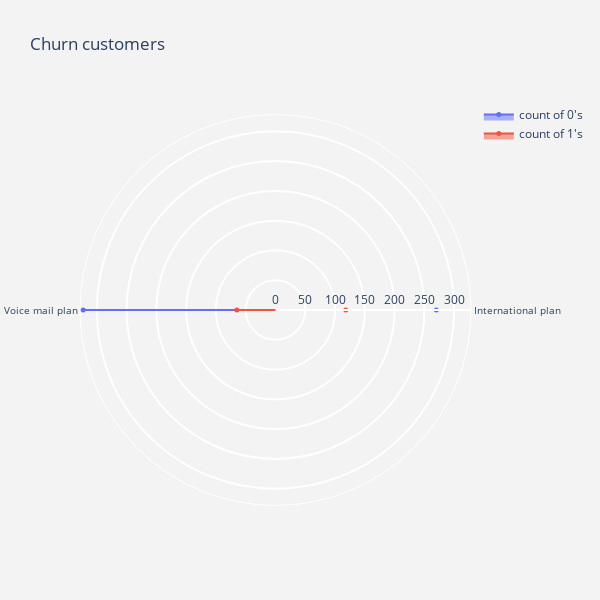
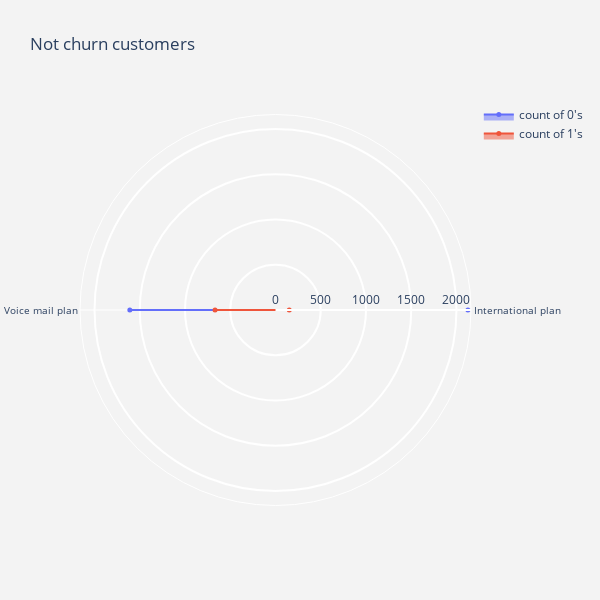

The code cell stored with these charts, in order, in its notebook:
### Code cell
#separating binary columns
bi_cs = telcom.nunique()[telcom.nunique() == 2].keys()
dat_rad = telcom[bi_cs]

#plotting radar chart for churn and not churn customers (binary variables)
plot_radar(dat_rad, 1, "Churn customers")
plot_radar(dat_rad, 0, "Not churn customers")

### Figure 1 — Plotly figure (JSON) as saved in the notebook; plotly's stock layout.template omitted (floating-point values rounded to 4 significant figures)
{"data": [{"fill": "toself", "marker": {"size": 5}, "mode": "markers+lines", "name": "count of 0's", "r": [270, 323], "theta": ["International plan", "Voice mail plan"], "type": "scatterpolar"}, {"fill": "toself", "marker": {"size": 5}, "mode": "markers+lines", "name": "count of 1's", "r": [118, 65], "theta": ["International plan", "Voice mail plan"], "type": "scatterpolar"}], "layout": {"height": 600, "paper_bgcolor": "rgb(243,243,243)", "polar": {"angularaxis": {"layer": "below traces", "tickfont": {"size": 10}}, "bgcolor": "rgb(243,243,243)", "radialaxis": {"gridcolor": "white", "gridwidth": 2, "linewidth": 2, "showline": true, "side": "counterclockwise", "tickwidth": 2, "visible": true}}, "title": {"text": "Churn customers"}, "width": 600}}

### Figure 2 — Plotly figure (JSON) as saved in the notebook; plotly's stock layout.template omitted (floating-point values rounded to 4 significant figures)
{"data": [{"fill": "toself", "marker": {"size": 5}, "mode": "markers+lines", "name": "count of 0's", "r": [2126, 1610], "theta": ["International plan", "Voice mail plan"], "type": "scatterpolar"}, {"fill": "toself", "marker": {"size": 5}, "mode": "markers+lines", "name": "count of 1's", "r": [152, 668], "theta": ["International plan", "Voice mail plan"], "type": "scatterpolar"}], "layout": {"height": 600, "paper_bgcolor": "rgb(243,243,243)", "polar": {"angularaxis": {"layer": "below traces", "tickfont": {"size": 10}}, "bgcolor": "rgb(243,243,243)", "radialaxis": {"gridcolor": "white", "gridwidth": 2, "linewidth": 2, "showline": true, "side": "counterclockwise", "tickwidth": 2, "visible": true}}, "title": {"text": "Not churn customers"}, "width": 600}}
